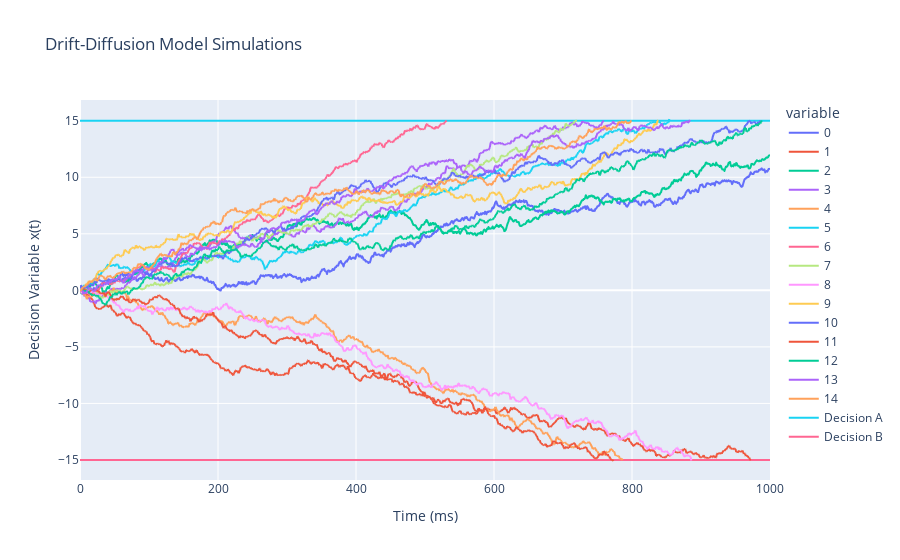

Notebook cell for this chart:
### Code cell
simulation_one.plot_trajectories()

### Figure 1 — Plotly figure (JSON) as saved in the notebook; plotly's stock layout.template omitted (floating-point values rounded to 4 significant figures; data arrays with more than 128 entries replaced by an {"elided": "..."} marker saying what was removed)
{"data": [{"hovertemplate": "variable=0<br>Time (ms)=%{x}<br>Decision Variable x(t)=%{y}<extra></extra>", "legendgroup": "0", "line": {"color": "#636efa", "dash": "solid"}, "marker": {"symbol": "circle"}, "mode": "lines", "name": "0", "showlegend": true, "type": "scattergl", "x": {"elided": "1000 int values"}, "xaxis": "x", "y": {"elided": "1000 float values"}, "yaxis": "y"}, {"hovertemplate": "variable=1<br>Time (ms)=%{x}<br>Decision Variable x(t)=%{y}<extra></extra>", "legendgroup": "1", "line": {"color": "#EF553B", "dash": "solid"}, "marker": {"symbol": "circle"}, "mode": "lines", "name": "1", "showlegend": true, "type": "scattergl", "x": {"elided": "1000 int values"}, "xaxis": "x", "y": {"elided": "1000 float values"}, "yaxis": "y"}, {"hovertemplate": "variable=2<br>Time (ms)=%{x}<br>Decision Variable x(t)=%{y}<extra></extra>", "legendgroup": "2", "line": {"color": "#00cc96", "dash": "solid"}, "marker": {"symbol": "circle"}, "mode": "lines", "name": "2", "showlegend": true, "type": "scattergl", "x": {"elided": "1000 int values"}, "xaxis": "x", "y": {"elided": "1000 float values"}, "yaxis": "y"}, {"hovertemplate": "variable=3<br>Time (ms)=%{x}<br>Decision Variable x(t)=%{y}<extra></extra>", "legendgroup": "3", "line": {"color": "#ab63fa", "dash": "solid"}, "marker": {"symbol": "circle"}, "mode": "lines", "name": "3", "showlegend": true, "type": "scattergl", "x": {"elided": "1000 int values"}, "xaxis": "x", "y": {"elided": "1000 float values"}, "yaxis": "y"}, {"hovertemplate": "variable=4<br>Time (ms)=%{x}<br>Decision Variable x(t)=%{y}<extra></extra>", "legendgroup": "4", "line": {"color": "#FFA15A", "dash": "solid"}, "marker": {"symbol": "circle"}, "mode": "lines", "name": "4", "showlegend": true, "type": "scattergl", "x": {"elided": "1000 int values"}, "xaxis": "x", "y": {"elided": "1000 float values"}, "yaxis": "y"}, {"hovertemplate": "variable=5<br>Time (ms)=%{x}<br>Decision Variable x(t)=%{y}<extra></extra>", "legendgroup": "5", "line": {"color": "#19d3f3", "dash": "solid"}, "marker": {"symbol": "circle"}, "mode": "lines", "name": "5", "showlegend": true, "type": "scattergl", "x": {"elided": "1000 int values"}, "xaxis": "x", "y": {"elided": "1000 float values"}, "yaxis": "y"}, {"hovertemplate": "variable=6<br>Time (ms)=%{x}<br>Decision Variable x(t)=%{y}<extra></extra>", "legendgroup": "6", "line": {"color": "#FF6692", "dash": "solid"}, "marker": {"symbol": "circle"}, "mode": "lines", "name": "6", "showlegend": true, "type": "scattergl", "x": {"elided": "1000 int values"}, "xaxis": "x", "y": {"elided": "1000 float values"}, "yaxis": "y"}, {"hovertemplate": "variable=7<br>Time (ms)=%{x}<br>Decision Variable x(t)=%{y}<extra></extra>", "legendgroup": "7", "line": {"color": "#B6E880", "dash": "solid"}, "marker": {"symbol": "circle"}, "mode": "lines", "name": "7", "showlegend": true, "type": "scattergl", "x": {"elided": "1000 int values"}, "xaxis": "x", "y": {"elided": "1000 float values"}, "yaxis": "y"}, {"hovertemplate": "variable=8<br>Time (ms)=%{x}<br>Decision Variable x(t)=%{y}<extra></extra>", "legendgroup": "8", "line": {"color": "#FF97FF", "dash": "solid"}, "marker": {"symbol": "circle"}, "mode": "lines", "name": "8", "showlegend": true, "type": "scattergl", "x": {"elided": "1000 int values"}, "xaxis": "x", "y": {"elided": "1000 float values"}, "yaxis": "y"}, {"hovertemplate": "variable=9<br>Time (ms)=%{x}<br>Decision Variable x(t)=%{y}<extra></extra>", "legendgroup": "9", "line": {"color": "#FECB52", "dash": "solid"}, "marker": {"symbol": "circle"}, "mode": "lines", "name": "9", "showlegend": true, "type": "scattergl", "x": {"elided": "1000 int values"}, "xaxis": "x", "y": {"elided": "1000 float values"}, "yaxis": "y"}, {"hovertemplate": "variable=10<br>Time (ms)=%{x}<br>Decision Variable x(t)=%{y}<extra></extra>", "legendgroup": "10", "line": {"color": "#636efa", "dash": "solid"}, "marker": {"symbol": "circle"}, "mode": "lines", "name": "10", "showlegend": true, "type": "scattergl", "x": {"elided": "1000 int values"}, "xaxis": "x", "y": {"elided": "1000 float values"}, "yaxis": "y"}, {"hovertemplate": "variable=11<br>Time (ms)=%{x}<br>Decision Variable x(t)=%{y}<extra></extra>", "legendgroup": "11", "line": {"color": "#EF553B", "dash": "solid"}, "marker": {"symbol": "circle"}, "mode": "lines", "name": "11", "showlegend": true, "type": "scattergl", "x": {"elided": "1000 int values"}, "xaxis": "x", "y": {"elided": "1000 float values"}, "yaxis": "y"}, {"hovertemplate": "variable=12<br>Time (ms)=%{x}<br>Decision Variable x(t)=%{y}<extra></extra>", "legendgroup": "12", "line": {"color": "#00cc96", "dash": "solid"}, "marker": {"symbol": "circle"}, "mode": "lines", "name": "12", "showlegend": true, "type": "scattergl", "x": {"elided": "1000 int values"}, "xaxis": "x", "y": {"elided": "1000 float values"}, "yaxis": "y"}, {"hovertemplate": "variable=13<br>Time (ms)=%{x}<br>Decision Variable x(t)=%{y}<extra></extra>", "legendgroup": "13", "line": {"color": "#ab63fa", "dash": "solid"}, "marker": {"symbol": "circle"}, "mode": "lines", "name": "13", "showlegend": true, "type": "scattergl", "x": {"elided": "1000 int values"}, "xaxis": "x", "y": {"elided": "1000 float values"}, "yaxis": "y"}, {"hovertemplate": "variable=14<br>Time (ms)=%{x}<br>Decision Variable x(t)=%{y}<extra></extra>", "legendgroup": "14", "line": {"color": "#FFA15A", "dash": "solid"}, "marker": {"symbol": "circle"}, "mode": "lines", "name": "14", "showlegend": true, "type": "scattergl", "x": {"elided": "1000 int values"}, "xaxis": "x", "y": {"elided": "1000 float values"}, "yaxis": "y"}, {"mode": "lines", "name": "Decision A", "type": "scatter", "x": {"elided": "1000 float values"}, "y": {"elided": "1000 int values"}}, {"mode": "lines", "name": "Decision B", "type": "scatter", "x": {"elided": "1000 float values"}, "y": {"elided": "1000 int values"}}], "layout": {"legend": {"title": {"text": "variable"}, "tracegroupgap": 0}, "title": {"text": "Drift-Diffusion Model Simulations"}, "xaxis": {"anchor": "y", "domain": [0, 1], "title": {"text": "Time (ms)"}}, "yaxis": {"anchor": "x", "domain": [0, 1], "title": {"text": "Decision Variable x(t)"}}}}
